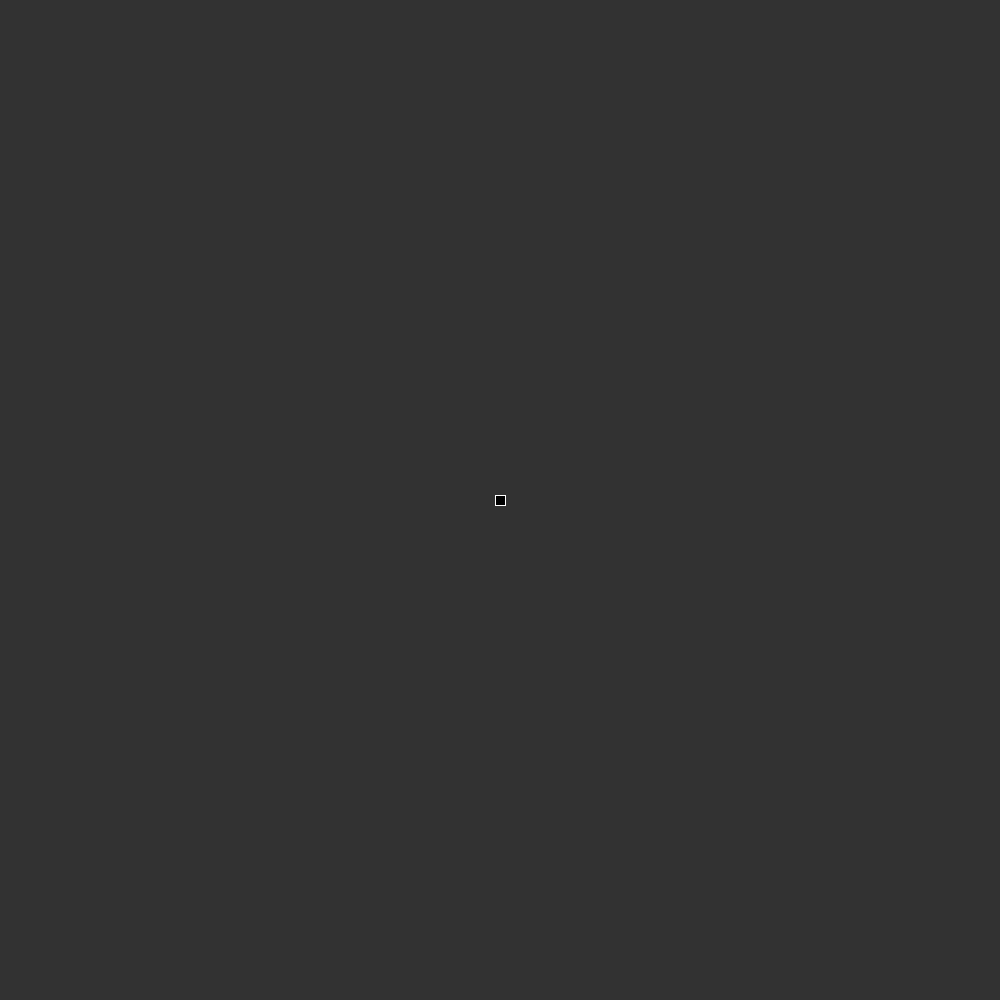
Frame 1 (no input)
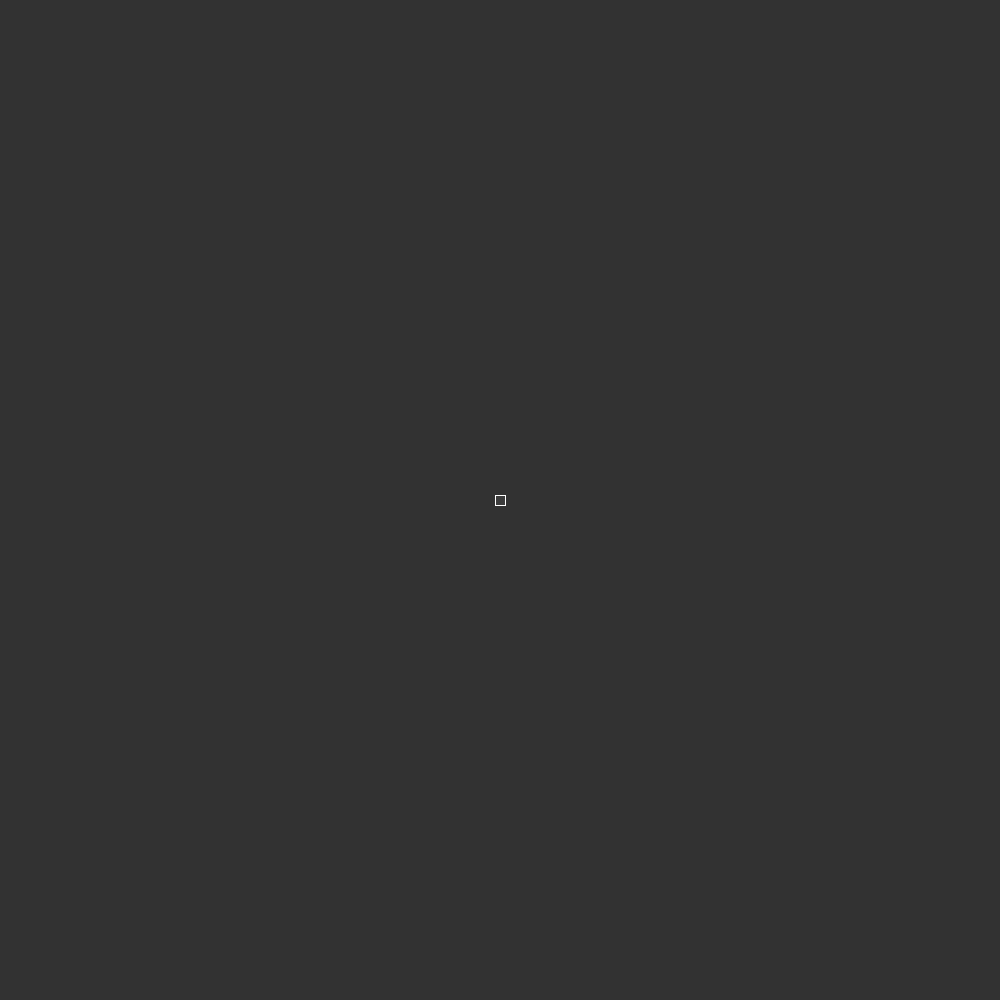
Frame 60 (the mouse pressed at the canvas centre just before this capture)
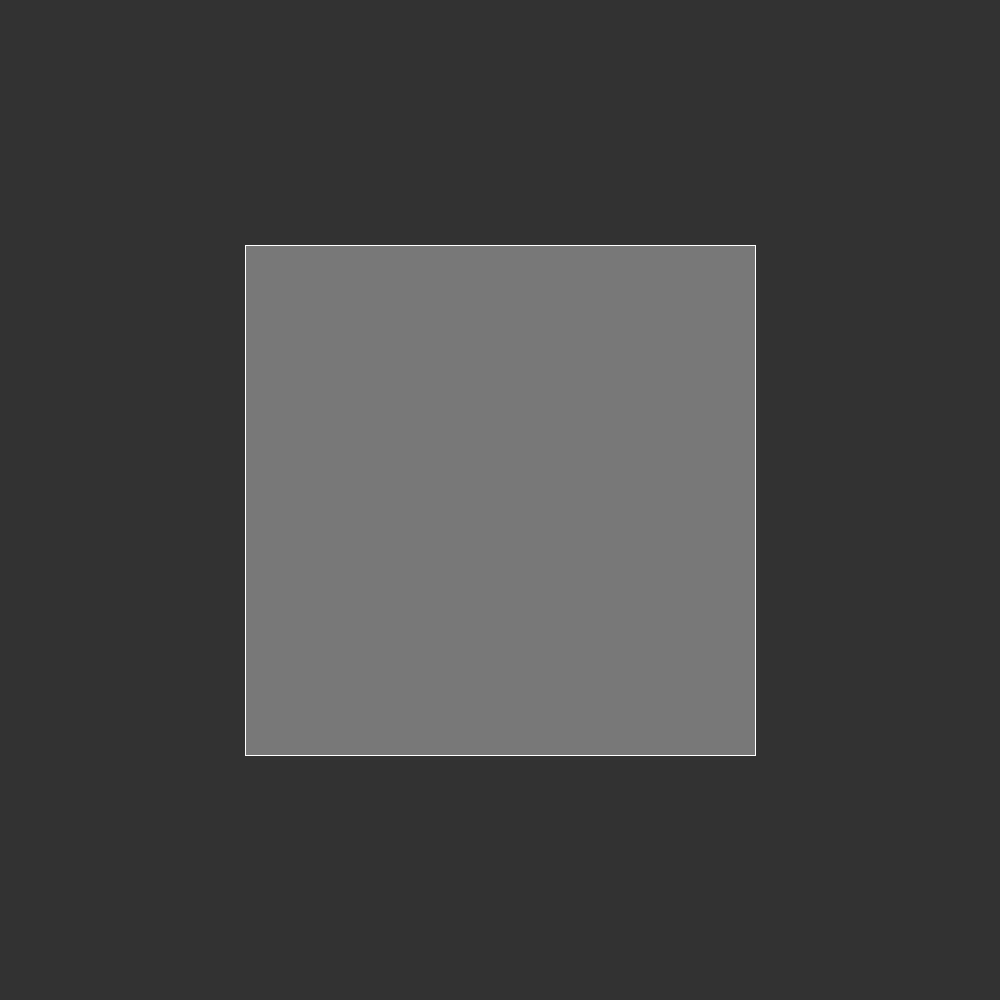
Frame 120 (the mouse held since frame 60 and released just before this capture)

The Processing sketch that drew these frames (run headless with seeded random() and noise(); from frame 60 on, the mouse is pressed at the canvas centre):

// Processing sketch: contagem_de_frames_frameCount
// ── contagem_de_frames_frameCount.pde
void setup(){
 size(1000,1000); 
 frameRate(60);
}

void draw() {
 background(50);
 stroke(255);
 //frameCount é usado para colorir o retângulo, frameCount conta a quantidade de frames q teve
 //desde o começo do debug
 fill(frameCount);
 rectMode(CENTER);
 //o retângulo sempre vai estar no meio da janela
 //se estiver localizado no (width/2, height/2).
 rect(width/2, height/2, mouseX+10, mouseY+10);
}

void keyPressed(){
  println(key);
}
